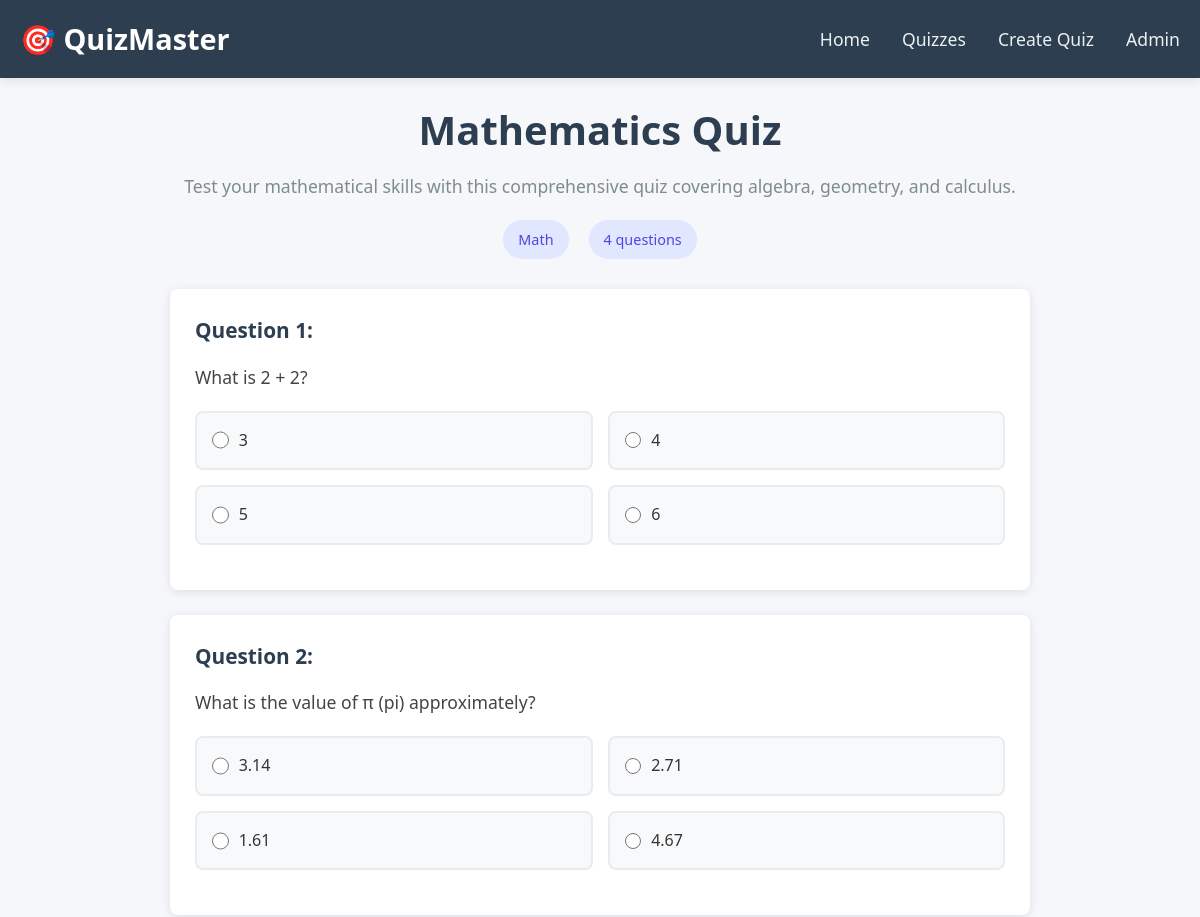
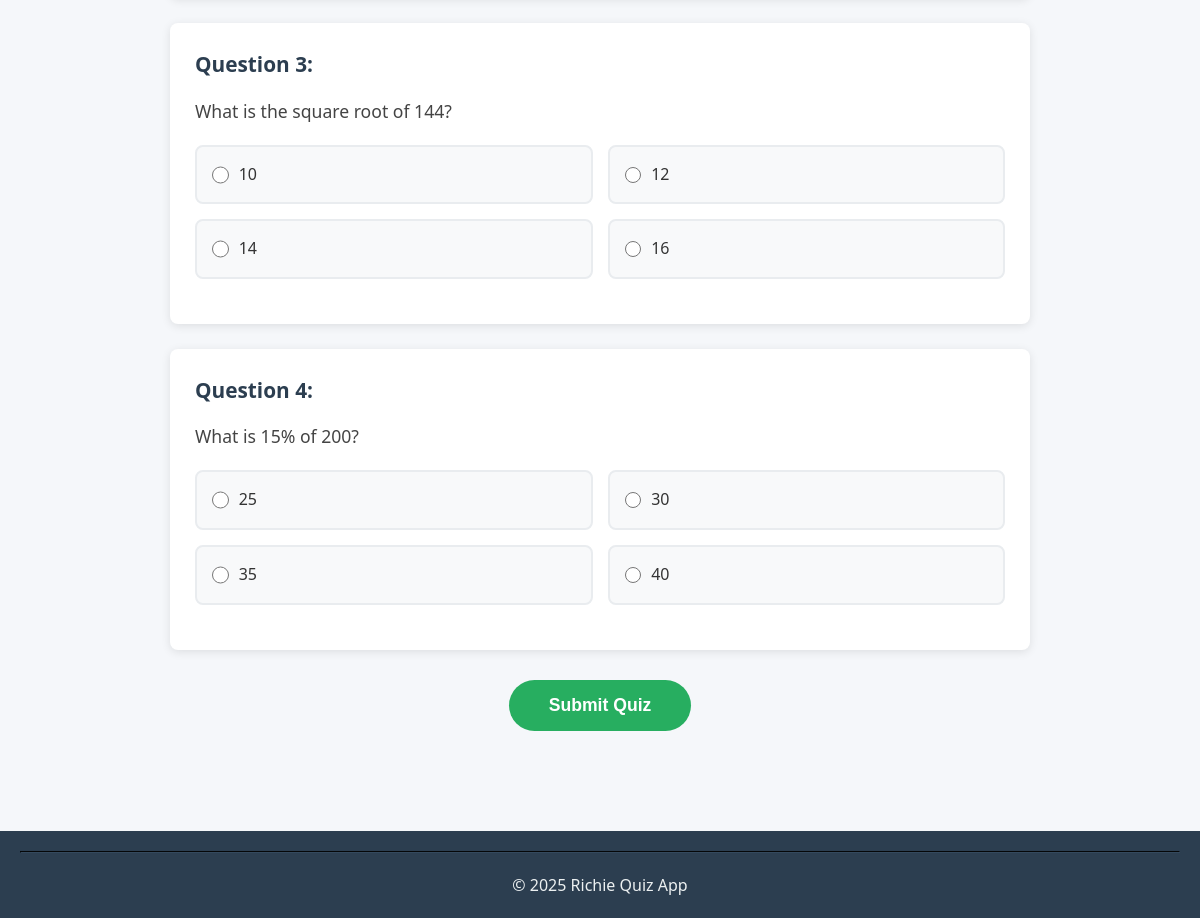
The page /quiz/mathematics-quiz/ on the database its author committed (2 pictures, top to bottom).
### quiz/models.py (models this page shows, shortened)
class Quiz(models.Model):
    QUIZ_TYPES = [
        ('MATH', 'Math'),
        ('SCI', 'Science'),
        ('HIST', 'History'),
        ('TECH', 'Technology'),
    ]
    name = models.CharField(max_length=100)
    description = models.TextField(blank=True)
    quiz_type = models.CharField(
        max_length=10,
        choices=QUIZ_TYPES,
        default='MATH'
    )
    slug = models.SlugField(unique=True, blank=True)
    created_at = models.DateTimeField(auto_now_add=True)
    updated_at = models.DateTimeField(auto_now=True)

class Question(models.Model):
    question_text = models.CharField(max_length=200)
    option_a = models.CharField(max_length=200)
    option_b = models.CharField(max_length=200)
    option_c = models.CharField(max_length=200)
    option_d = models.CharField(max_length=200)
    correct_option = models.CharField(
        max_length=1,
        choices=[('A', 'A'), ('B', 'B'), ('C', 'C'), ('D', 'D')],
        help_text="Choose the correct option"
    )
    quiz = models.ForeignKey(Quiz, on_delete=models.CASCADE, related_name='questions')

### quiz/views.py (the view, shortened to what this page needs)
# urls.py: path('quiz/<slug:quiz_slug>/', views.quiz_detail, name='quiz-detail'),
def quiz_detail(request, quiz_slug):
    quiz = get_object_or_404(Quiz, slug=quiz_slug)
    questions = quiz.questions.all()
    return render(request, 'quiz/quiz-detail.html', {
        'quiz': quiz,
        'questions': questions
    })

### quiz/templates/quiz/quiz-detail.html (shortened to what this page needs)
{% extends 'base.html' %}
{% load static %}
{% block content %}
<div class="quiz-detail-container">
  {% if show_results %}
  <div id="results-container" class="results-container">
    <h2>Quiz Results</h2>
    <div class="score-summary">
      <h3>Your Score: <span id="score">{{ score }}</span>/<span id="total">{{ total }}</span> ({{ percentage }}%)</h3>
      <div class="remark {{ remark_class }}">{{ remark }}</div>
      <div class="score-bar">
        <div class="score-fill" id="score-fill"></div>
      </div>
    </div>
    <div class="results-details">
      {% for result in results %}
      <div class="result-card {% if result.is_correct %}correct{% else %}incorrect{% endif %}">
        <h4>Question: {{ result.question_text }}</h4>
        <p>Your answer:
          {% if result.user_answer == 'A' %}A
          {% elif result.user_answer == 'B' %}B
          {% elif result.user_answer == 'C' %}C
          {% elif result.user_answer == 'D' %}D
          {% else %}No answer selected
          {% endif %}
        </p>
        <p>Correct answer: {{ result.correct_answer }}</p>
        <p class="feedback">
          {% if result.is_correct %}
          <span class="correct-text">✓ Correct!</span>
          {% else %}
          <span class="incorrect-text">✗ Incorrect</span>
          {% endif %}
        </p>
      </div>
      {% endfor %}
    </div>
    <a href="{% url 'quiz:start-quiz' %}" class="btn-back">← Back to Quiz Selection</a>
  </div>
  {% else %}
  <div id="quiz-container">
    <h1>{{ quiz.name }}</h1>
    <p>{{ quiz.description }}</p>
    <div class="quiz-info">
      <span class="quiz-type">{{ quiz.get_quiz_type_display }}</span>
      <span class="question-count">{{ questions|length }} questions</span>
    </div>
    <form id="quiz-form" method="post">
      <div class="questions-container" id="questions-container">
        {% for question in questions %}
        <div class="question-card">
          <h3>Question {{ forloop.counter }}:</h3>
          <p>{{ question.question_text }}</p>
          <div class="options">
            <div class="option">
              <input type="radio" id="q{{ question.id }}_a" name="question_{{ question.id }}" value="A">
              <label for="q{{ question.id }}_a">{{ question.option_a }}</label>
            </div>
            <div class="option">
              <input type="radio" id="q{{ question.id }}_b" name="question_{{ question.id }}" value="B">
              <label for="q{{ question.id }}_b">{{ question.option_b }}</label>
            </div>
            <div class="option">
              <input type="radio" id="q{{ question.id }}_c" name="question_{{ question.id }}" value="C">
              <label for="q{{ question.id }}_c">{{ question.option_c }}</label>
            </div>
            <div class="option">
              <input type="radio" id="q{{ question.id }}_d" name="question_{{ question.id }}" value="D">
              <label for="q{{ question.id }}_d">{{ question.option_d }}</label>
            </div>
          </div>
        </div>
        {% empty %}
        <p>No questions available for this quiz.</p>
        {% endfor %}
      </div>
      <button type="submit" class="btn-submit-quiz">Submit Quiz</button>
    </form>
  </div>
  {% endif %}
</div>
{% endblock %}

### static/css/style.css (style rules this page uses)
* { margin: 0; padding: 0; box-sizing: border-box; }
body { font-family: 'Segoe UI', Tahoma, Geneva, Verdana, sans-serif; background-color: #f5f7fa; color: #333; line-height: 1.6; }
.quiz-detail-container { padding: 20px; max-width: 900px; margin: 0 auto; }
.quiz-detail-container h1 { color: #2c3e50; text-align: center; margin-bottom: 10px; font-size: 2.5rem; }
.quiz-detail-container p { color: #7f8c8d; text-align: center; margin-bottom: 20px; font-size: 1.1rem; }
.quiz-info { display: flex; justify-content: center; gap: 20px; margin-bottom: 30px; }
.quiz-type, .question-count { background-color: #e0e7ff; padding: 8px 15px; border-radius: 20px; font-size: 0.9em; color: #4f46e5; font-weight: 500; }
.questions-container { margin-bottom: 30px; }
.question-card { background: white; border-radius: 8px; box-shadow: 0 2px 10px rgba(0, 0, 0, 0.1); padding: 25px; margin-bottom: 25px; transition: transform 0.3s; }
.question-card h3 { color: #2c3e50; margin-bottom: 15px; font-size: 1.3rem; }
.question-card p { color: #444; font-size: 1.1em; text-align: left; margin-bottom: 20px; }
.options { display: grid; grid-template-columns: 1fr 1fr; gap: 15px; margin-bottom: 20px; }
.option { background-color: #f8f9fa; padding: 15px; border-radius: 8px; border: 2px solid #e9ecef; transition: all 0.3s; display: flex; align-items: center; }
.option input[type="radio"] { margin-right: 10px; width: 18px; height: 18px; }
.option label { cursor: pointer; width: 100%; }
.btn-submit-quiz { display: block; margin: 30px auto; padding: 15px 40px; background-color: #27ae60; color: white; border: none; border-radius: 30px; font-size: 1.1rem; font-weight: bold; cursor: pointer; transition: all 0.3s; }

### rows shown on the page
Quiz: name "Mathematics Quiz", description "Test your mathematical skills with this comprehensive quiz covering algebra, geometry, and calculus.", quiz_type "Math"
Question: question_text "What is 2 + 2?", option_a "3", option_b "4", option_c "5", option_d "6"
Question: question_text "What is the value of π (pi) approximately?", option_a "3.14", option_b "2.71", option_c "1.61", option_d "4.67"
Question: question_text "What is the square root of 144?", option_a "10", option_b "12", option_c "14", option_d "16"
Question: question_text "What is 15% of 200?", option_a "25", option_b "30", option_c "35", option_d "40"

### other values the page prints
{{ questions|length }} "4"
